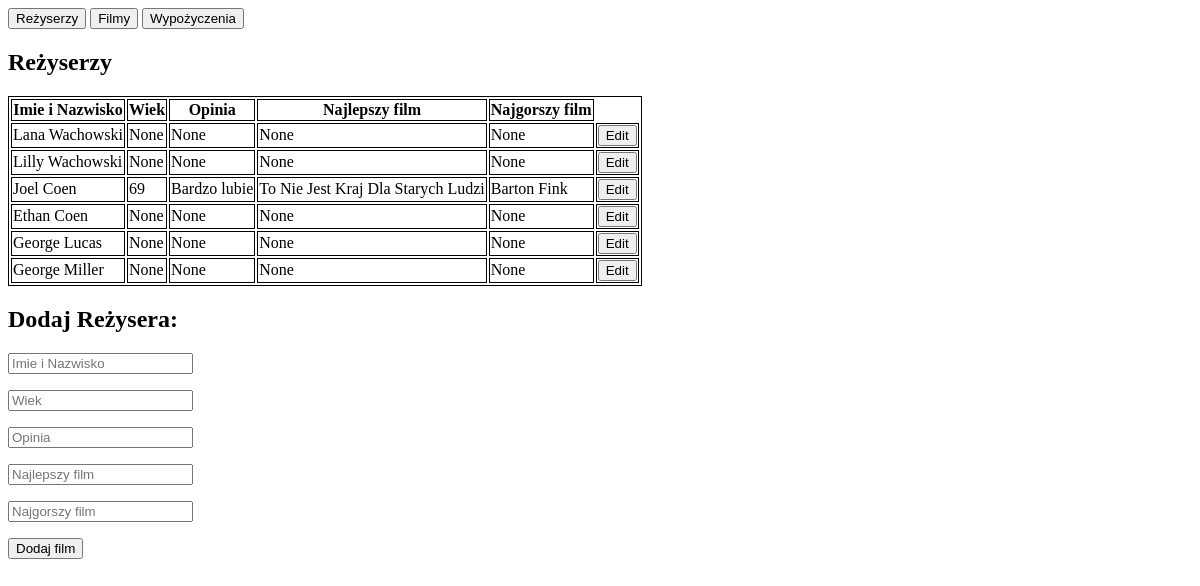
/directors, run on an earlier commit of the app's database.
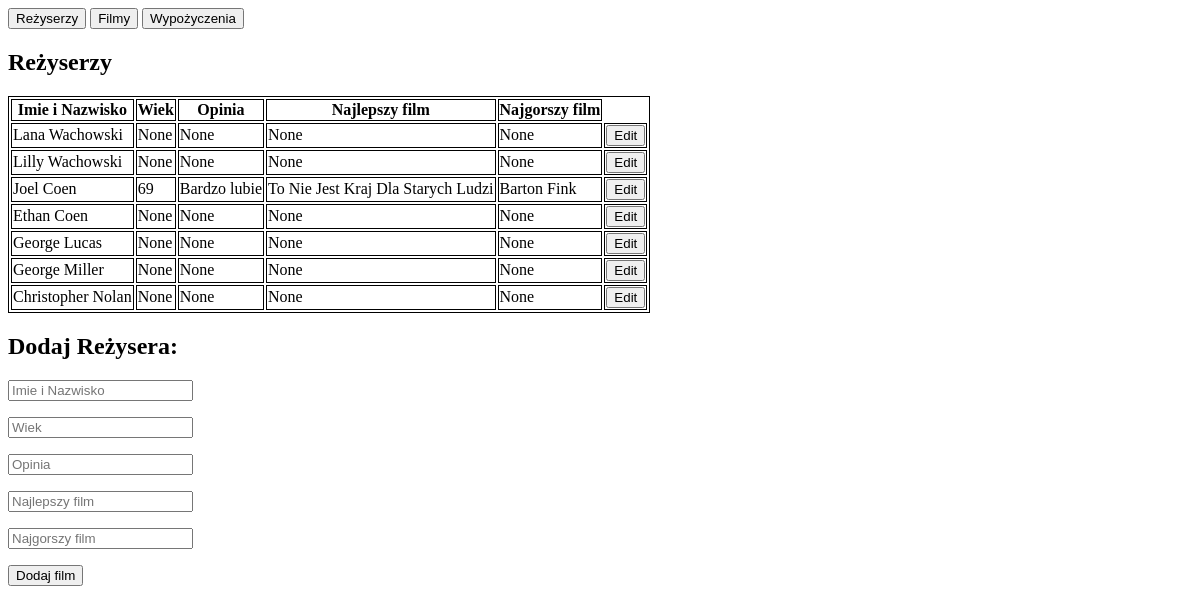
And on a later commit of the database.
### website/models.py (models this page shows)
class Director(db.Model):
    id = db.Column(db.Integer, primary_key=True)
    name = db.Column(db.String(100), unique=True)
    age = db.Column(db.Integer)
    opinion = db.Column(db.String(500))
    best_movie = db.Column(db.String(100))
    worst_movie = db.Column(db.String(100))
    movies = db.relationship(
        "Movie", secondary=movie_director_association, back_populates="directors"
    )

### website/views.py (the view, shortened to what this page needs)
@views.route("/directors", methods=["GET", "POST"])
def directors_list():
    directors = Director.query
    return render_template("directors.html", directors=directors)

### website/templates/directors.html (shortened to what this page needs)
<!DOCTYPE html>
<html lang="en">
<head>
</head>
<body>
<a href="/directors"><input type="submit" value="Reżyserzy"></a>
<a href="/movies"><input type="submit" value="Filmy"></a>
<a href="/loans"><input type="submit" value="Wypożyczenia"></a>
<h2>Reżyserzy</h2>
<table>
    <thead>
    <th>Imie i Nazwisko</th>
    <th>Wiek</th>
    <th>Opinia</th>
    <th>Najlepszy film</th>
    <th>Najgorszy film</th>
    </thead>
    {% for director in directors %}
   <form method="post">
    <tr>
        <td>{{ director.name }}</a></td>
        <td>{{ director.age }}</td>
        <td>{{ director.opinion }}</td>
        <td>{{ director.best_movie }}</td>
        <td>{{ director.worst_movie }}</td>
        <td><a href="{{ url_for('views.get_director', director_id=director.id )}}"><button type="button">Edit</button></a></td>
    </tr>
</form>
{% endfor %}
</table>
<div>
    <h2> Dodaj Reżysera: </h2>
    <form method="POST">
        <div class="text-center">
            <p>
              <input placeholder="Imie i Nazwisko" name="name">
            </p>
            <p>
                <input placeholder="Wiek" name="age">
              </p>
              <p>
                <input placeholder="Opinia" name="opinion">
              </p>
              <p>
                <input placeholder="Najlepszy film" name="best_movie">
              </p>
              <p>
                <input placeholder="Najgorszy film" name="worst_movie">
              </p>
          </div>
        <input type="submit" value="Dodaj film">
    </form>
</div>
</body>
</html>

What changed in the data, as far as the page shows it:
added Director: name "Christopher Nolan", age "None", opinion "None", best_movie "None", worst_movie "None"
